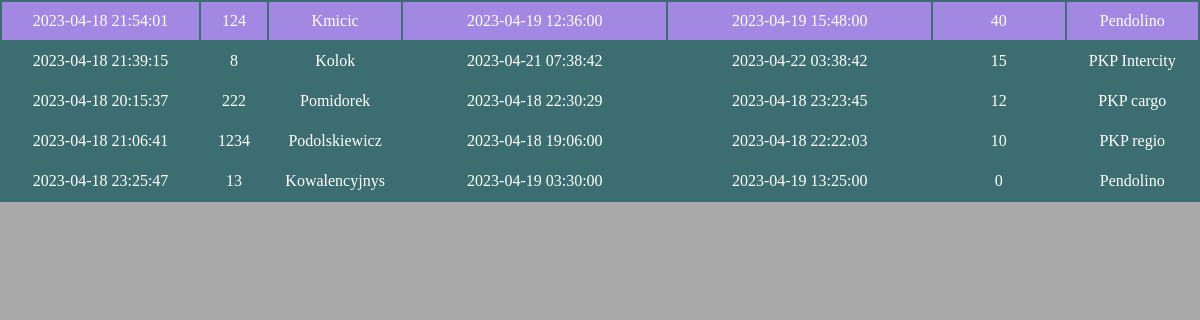
The app's page /mainpageg.php with its own data.
### tables this page shows
CREATE TABLE `main` (
  `id` int(11) NOT NULL,
  `datawp` timestamp NOT NULL DEFAULT current_timestamp() ON UPDATE current_timestamp(),
  `numerpoc` int(11) NOT NULL,
  `nazwiskomasz` text NOT NULL,
  `dataodj` datetime NOT NULL,
  `szacunkowyczasdoj` datetime NOT NULL,
  `opoznieniewmin` int(11) NOT NULL,
  `nazwaprzew` text NOT NULL
);

### mainpageg.php (the view, shortened to what this page needs)
<?php
$link=mysqli_connect("localhost", "root", "", "train");
if($link){
    $result = mysqli_query($link, "SELECT * FROM main ORDER BY opoznieniewmin DESC;");
    echo'        <table width = "100%" id="tresc">';
    while ($row = mysqli_fetch_assoc($result)) {
    $datawp = $row["datawp"];
    $numerpoc = $row["numerpoc"];
    $nazwiskomasz = $row["nazwiskomasz"];
    $dataodj = $row["dataodj"];
    $szacunkowyczasdoj = $row["szacunkowyczasdoj"];
    $opoznieniewmin = $row["opoznieniewmin"];
    $nazwaprzew = $row["nazwaprzew"];
        echo '
        <tr>
        <td width="15%">' .$datawp. '</td>
        <td width="5%">' .$numerpoc. '</td>
        <td width="10%">' .$nazwiskomasz. '</td>
        <td width="20%">' .$dataodj. '</td>
        <td width="20%">' .$szacunkowyczasdoj. '</td>
        <td width="10%">' .$opoznieniewmin. '</td>
        <td width="10%">' .$nazwaprzew. '</td>
        </tr>';
}
echo'
    </table>
    <style>
    *{
        margin: 0;
        padding: 0;
    }
    body{
        background-color:darkgrey;
    }
    #tresc
    {
    text-align: center;
    background-color: #3C6E71;
    color: white;
    }
    #tresc tr:first-child{
        background-color: #A288E3;
    }
    a{
        color:white;
        text-align:center;
    }
    th, td {
        padding: 10px;
    }
</style>';
}
?>

### mainpageg.php (style rules this page uses)
* { margin: 0; padding: 0; }
#tresc { text-align: center; background-color: #3C6E71; color: white; }
#tresc tr:first-child { background-color: #A288E3; }
th, td { padding: 10px; }

### records on screen
main: datawp "2023-04-18 21:54:01", numerpoc "124", nazwiskomasz "Kmicic", dataodj "2023-04-19 12:36:00", szacunkowyczasdoj "2023-04-19 15:48:00", opoznieniewmin "40", nazwaprzew "Pendolino"
main: datawp "2023-04-18 21:39:15", numerpoc "8", nazwiskomasz "Kolok", dataodj "2023-04-21 07:38:42", szacunkowyczasdoj "2023-04-22 03:38:42", opoznieniewmin "15", nazwaprzew "PKP Intercity"
main: datawp "2023-04-18 20:15:37", numerpoc "222", nazwiskomasz "Pomidorek", dataodj "2023-04-18 22:30:29", szacunkowyczasdoj "2023-04-18 23:23:45", opoznieniewmin "12", nazwaprzew "PKP cargo"
main: datawp "2023-04-18 21:06:41", numerpoc "1234", nazwiskomasz "Podolskiewicz", dataodj "2023-04-18 19:06:00", szacunkowyczasdoj "2023-04-18 22:22:03", opoznieniewmin "10", nazwaprzew "PKP regio"
main: datawp "2023-04-18 23:25:47", numerpoc "13", nazwiskomasz "Kowalencyjnys", dataodj "2023-04-19 03:30:00", szacunkowyczasdoj "2023-04-19 13:25:00", opoznieniewmin "0", nazwaprzew "Pendolino"
